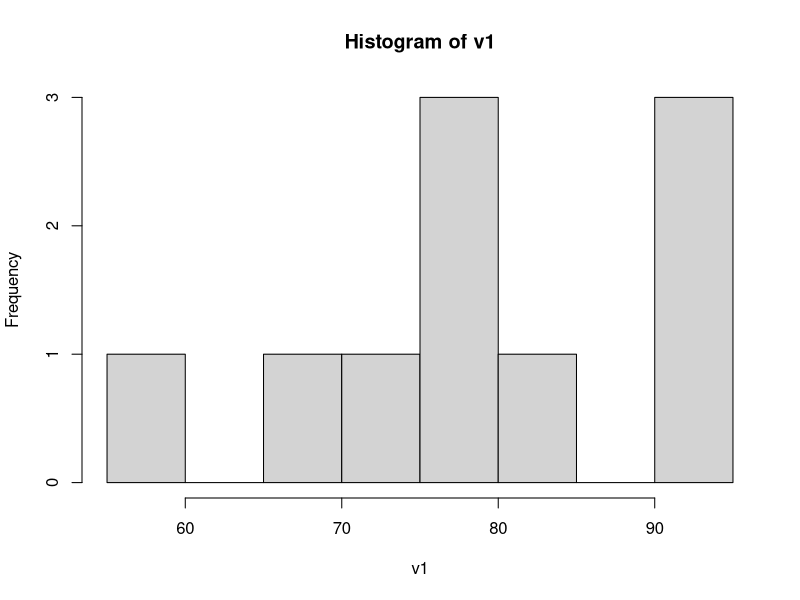
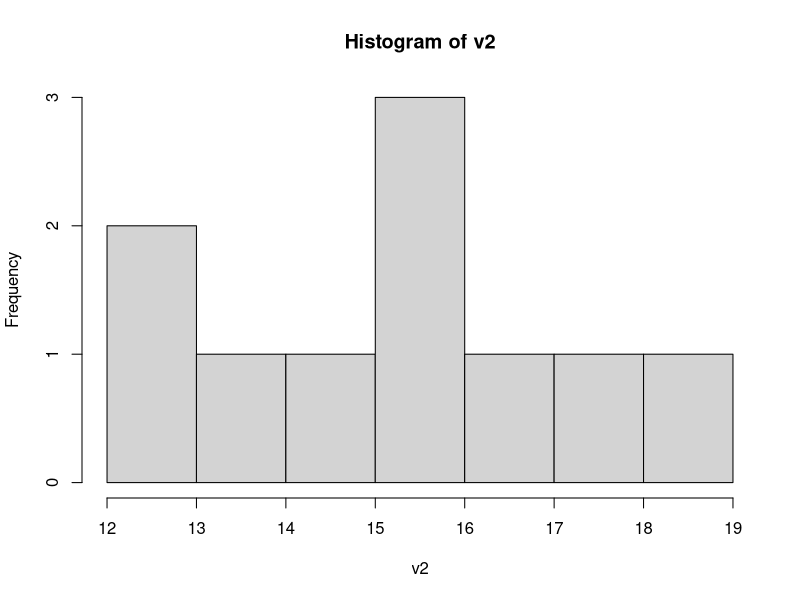
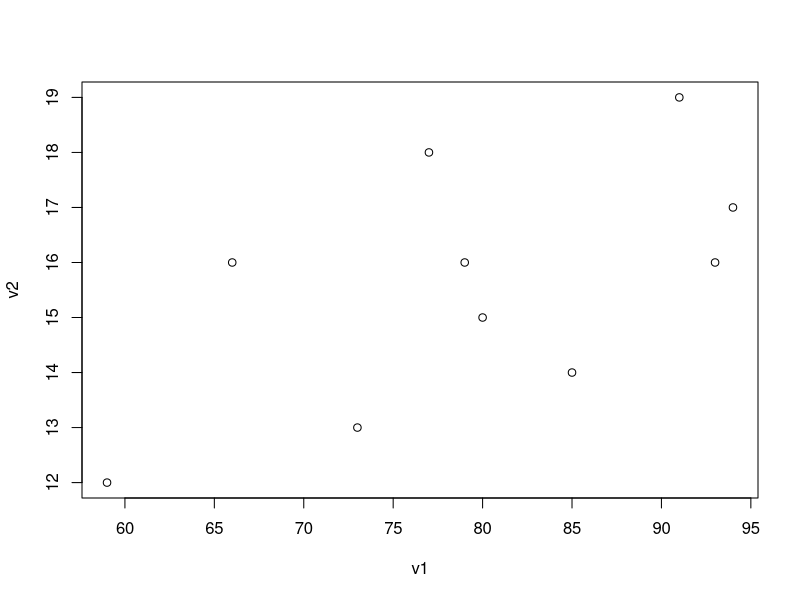
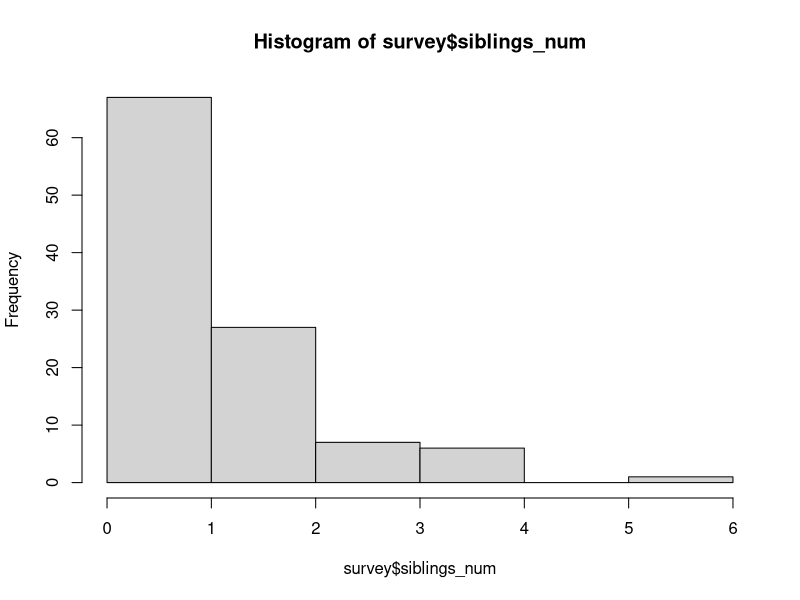
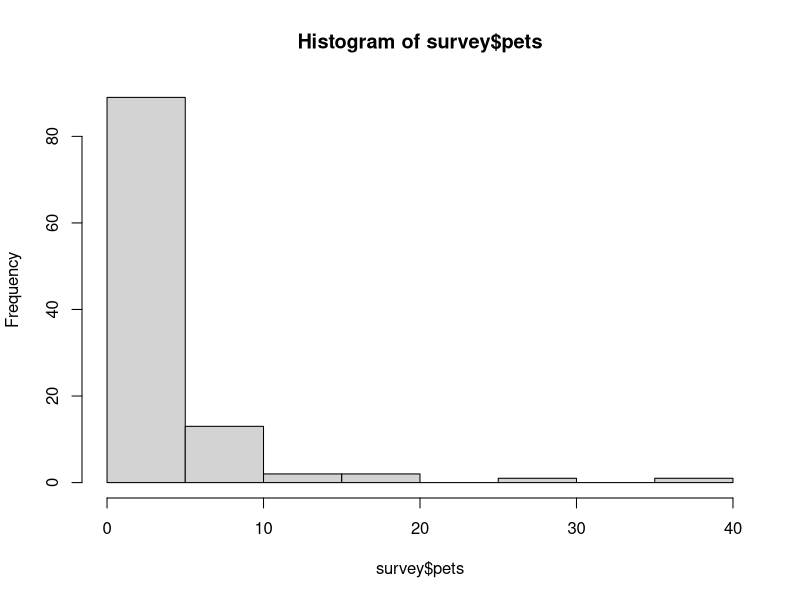
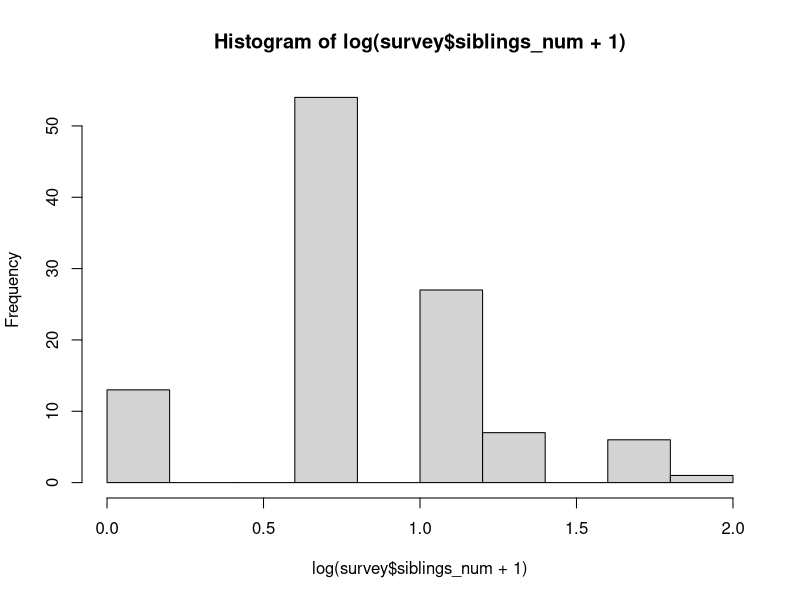
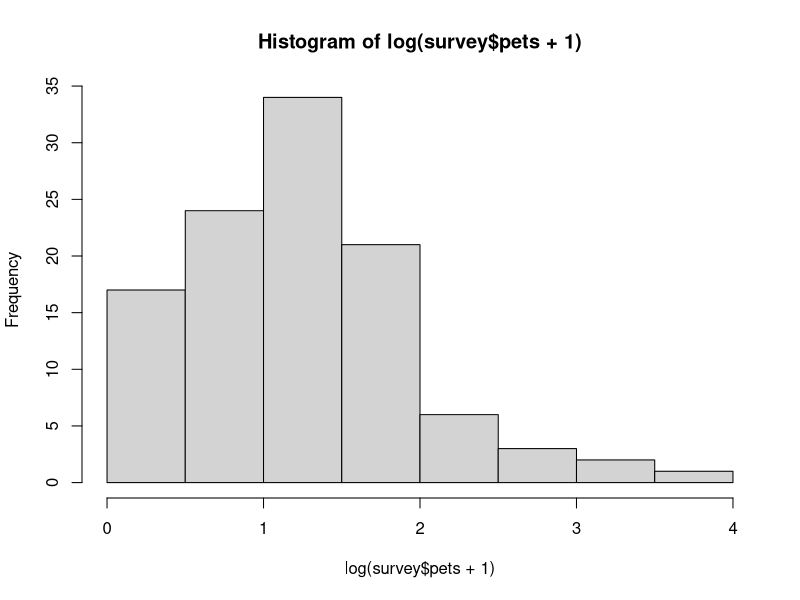
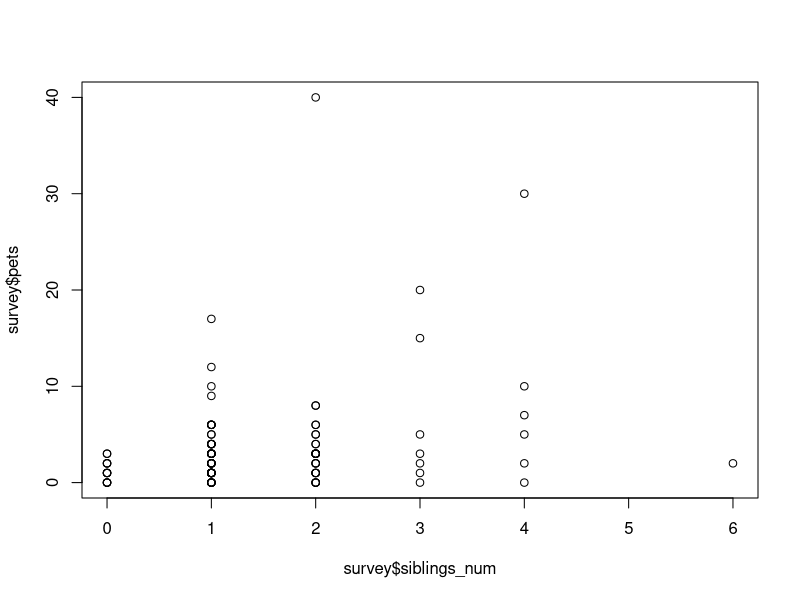

These charts were generated, in order, by the following R code:
# Correlations

# lcrating some data
v1 <- c(94,73,59,80,93,85,66,79,77,91)
v2 <- c(17,13,12,15,16,14,16,16,18,19)

# Pearson's correlation

# assumptions: both variables are normally distributed
# visualize data with a histogram to check the normality or use the Shapiro-Wilk test
hist(v1)
hist(v2)
shapiro.test(v1)
shapiro.test(v2)

# Pearson's correlation coefficient
cor(v1, v2)
# Pearson's correlation test statistic
cor.test(v1, v2)
# plot
plot(v1, v2)


# load clean survey data
survey <- read.csv("survey23_clean.csv", header=T, sep=",")
str(survey)
View(survey)

# check normality for Pearson's correlation
hist(survey$siblings_num)
hist(survey$pets)

# before trying log for normalization, check if there are zeros
summary(survey$siblings_num)
table(survey$siblings_num)
summary(survey$pets)
table(survey$pets)
# what is the logarithm of zero?
log(0)

# add a value to remove zeros before taking the log
hist(log(survey$siblings_num + 1))
hist(log(survey$pets + 1))

# data is not normally distributed, so Spearman & Kendall rank correlation instead
?cor.test
cor.test(survey$siblings_num, survey$pets, method="spearman")
cor.test(survey$siblings_num, survey$pets, method="kendall")

# visualize
plot(survey$siblings_num, survey$pets)


# next data set
auto <- read.table("Automobile_R.txt",header=T)
# examine
str(auto)
summary(auto)
auto <- na.omit(auto)
# this shows the correlation coefficients for the entire data set (only possible if your data set contains only numeric data)
cor(auto)

# let's correlate automobile width with length
# try it yourself first

# checking normality
hist(auto$width)
hist(auto$length)
shapiro.test(auto$width)
shapiro.test(auto$length)

# if not normal, check for zeros before taking log
table(auto$width)
table(auto$length)

# check normality for log data accordingly (add 1 if zeros present)
hist(log(auto$width))
hist(log(auto$length))
shapiro.test(log(auto$width))
shapiro.test(log(auto$length))

# visualize
plot(auto$width, auto$length)

# if the data is not normally distributed, we use Spearman & Kendall rank correlation test
cor.test(auto$length, auto$width, method="spearman")
cor.test(auto$length, auto$width, method="kendall")

# assignment: find variables in the auto data set that are normally distributed based on the Shapiro test and find the correlation
